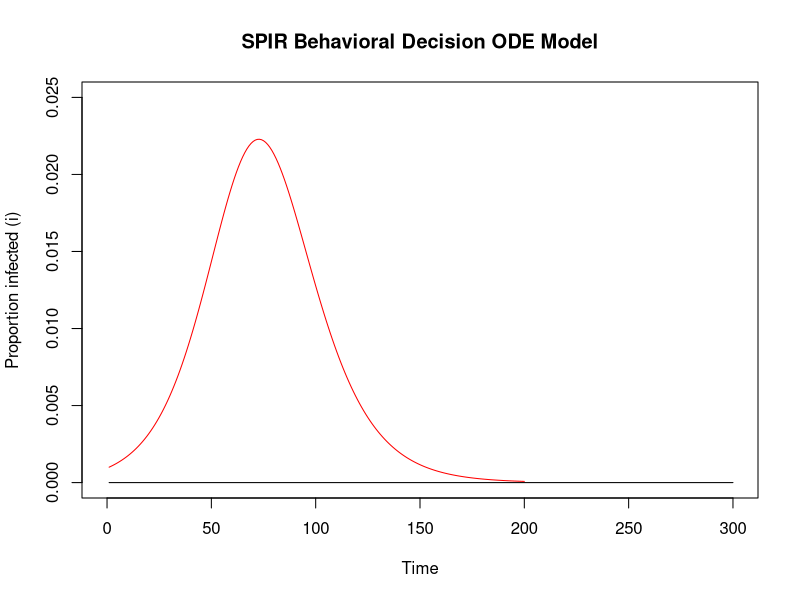

Reproduce this figure in R. (Note: this script raises an error after producing the figure.)
library(data.table)
library(deSolve)
library(foreach)
library(ggplot2)
library(doParallel)
registerDoParallel(cores=2)

##
## Calculates i switching point
##
calc_iswitch <- function(h, bs, rho, gamma, payoffs){
  difSP <- 10000
  iswitch <- NULL
  iState <- NULL
  pI <- 0
  pUs <- NULL
  pUp <- NULL
  n <- 0
  g <- gamma
  for(i in seq(0.00001,1.0,0.00001)){
    p <- i * bs
    Tss <- (1 - ((1 - p)^h)) / p
    if (p != g){
      Tis <- (1 / g) - (((p * ((1 - g)^h)) / (g * (p - g))) * (1 - (((1 - p) / (1 - g))^h))) - (((1 - p)^h) / g)
    } else {
      Tis <- (1 / g) - ((p * h * ((1 - g)^(h-1))) / g) - (((1 - p)^h) / g)
    }
    Trs <- h - Tss - Tis
    Us <- (payoffs[1] * Tss) + (payoffs[3] * Tis) + (payoffs[4] * Trs)

    p <- i * bs * rho
    Tpp <- (1 - ((1 - p)^h)) / p
    if (p != g){
      Tip <- (1 / g) - (((p * ((1 - g)^h)) / (g * (p - g))) * (1 - (((1 - p) / (1 - g))^h))) - (((1 - p)^h) / g)
    } else {
      Tip <- (1 / g) - ((p * h * ((1 - g)^(h-1))) / g) - (((1 - p)^h) / g)
    }
    Trp <- h - Tpp - Tip
    Up <- (payoffs[2] * Tpp) + (payoffs[3] * Tip) + (payoffs[4] * Trp)
    
    if (is.null(pUs)){
      pUs <- Us
    }
    
    if (is.null(pUp)){
      pUp <- Up
    }
    
    if (is.null(iState)){
      if (Us > Up){
        # Susceptible
        iState <- 0
      } else {
        # Prophylactic
        iState <- 1
      }
    }
    
    if (((Us >= Up) && (pUs < pUp)) || ((Up >= Us) && (pUp < pUs))) {
      iswitch <- rbind(iswitch, cbind(h, pI, i, iState, n))
      
      if ((Us >= Up) && (pUs < pUp)){
        # Susceptible
        iState <- 0
      } else if ((Up >= Us) && (pUp < pUs)){
        # Prophylactic
        iState <- 1
      }
      
      pI <- i
      pUs <- Us
      pUp <- Up
      n <- n + 1
    }
  }
  
  iswitch <- rbind(iswitch, cbind(h, pI, 1, iState, n))
  
  return(iswitch)
}

##
## SPIR ODE model
##
SPIRmodel <- function(Time, State, Pars){
  with(as.list(c(State, Pars)),{
    
    i <- I / (S+P+I+R)
    for (index in 1:nrow(iswitch)){
      if ((i >= iswitch[index,2]) && (i <= iswitch[index,3])){
        Switch <- iswitch[index,4]
        break
      }
    }

    dS <- -Bs * i * S - Switch * delta * S + (1 - Switch) * delta * P
    dP <- -Bs * rho * i * P + Switch * delta * S - (1 - Switch) * delta * P
    dI <- Bs * i * S + Bs * rho * i * P - gamma * I
    dR <- gamma * I
    
    return(list(c(dS,dP,dI,dR)))
  })
}

##
## Input parameters
##
pars <- list(
  R0 <- 1.25,
  duration <- 4,
  gamma <- 1 / duration,
  Bs <- R0 / duration,
  bs <- 1 - exp(-Bs),
  rho <- 0.5,
  delta <- 0,
  h <- 200,
  payoffs <- c(1.00, 0.95, 0.60, 1.00),
  iswitch <- calc_iswitch(h, bs, rho, gamma, payoffs)
)

yinit <- c(S = 100000 - 100, P = 0, I = 100, R = 0)
times <- seq(1, 200, 1)

##
## Solve the ODE
##
out <- as.data.frame(lsoda(yinit, times, SPIRmodel, pars, rtol=1e-3, atol=1e-3))

##
## Plot the proportion of infected over time.
## The dashed line represents the i switching point(s)
##
plot(I / (S+P+I+R) ~ time, out, type="l", col="red",
     ylim=c(0,0.025),
     xlim=c(0,300),
     main=c("SPIR Behavioral Decision ODE Model"),
     xlab=c("Time"), ylab=c("Proportion infected (i)"))
lines(rep(0,300), type="l")

for (index in 1:nrow(iswitch)){
  lines(rep(iswitch[index,3],length(times)) ~ times, type="l", lty="dashed")
}

##
## Analyzing the generic iSwitch in relation to the time horizon
##
H <- seq(3, 2000, 1)

iSwitch <- foreach(h=H, .combine=rbind) %dopar%
  calc_iswitch(h, bs, bp, g, payoffs)

data <- data.table(iSwitch)
data <- data[which(h <= 200)]

ggplot(data, aes(x=h, y=i, group=n, color=factor(n))) +
  xlab("Time Horizon") +
  ylab("Proportion Infected (i)") +
  geom_line() +
  geom_ribbon(data=subset(data,n==0 | n==2),
              aes(x=h, ymax=i, ymin=pI), fill="black") +
  geom_ribbon(data=subset(data,n==1),
              aes(x=h, ymax=i, ymin=pI), fill="blue") +
  scale_color_manual(values=c("black","blue", "black")) +
  theme(axis.title.x = element_text(colour = 'black', size = 18, face = 'bold'),
        axis.title.y = element_text(colour = 'black', size = 18, face = 'bold'),
        axis.text.x = element_text(colour = 'black', size = 12, face = 'bold'),
        axis.text.y = element_text(colour = 'black', size = 12, face = 'bold'),
        axis.line = element_line(colour = 'black', size = 1.5, linetype = 'solid'),
        panel.background = element_rect(fill = "transparent",colour = NA),
        panel.grid.minor = element_blank(),
        panel.grid.major = element_blank(),
        legend.position = "none")
